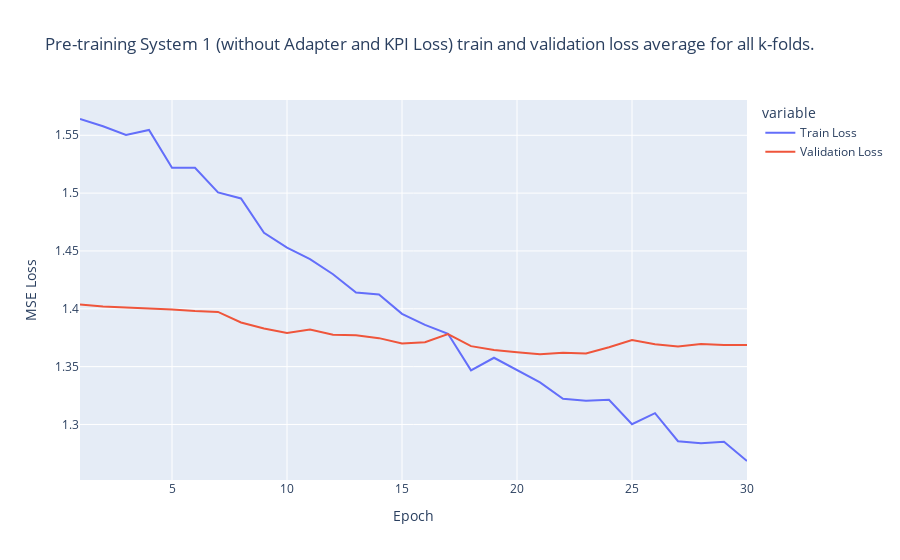

Notebook code for this chart:
### Code cell
import plotly.express as px

loss_df_merged_sys1_30 = dict_of_dfs_list["train"].merge(dict_of_dfs_list["val"], on='Step', how='inner', suffixes=("_train", "_val"))

pepare_df_to_plot(loss_df_merged_sys1_30, {"Value_train": "Train Loss", "Value_val": "Validation Loss"})

fig = px.line(loss_df_merged_sys1_30, x="Epoch", y=["Train Loss", "Validation Loss"], title=f"Pre-training System 1 (without Adapter and KPI Loss) train and validation loss average for all k-folds.")
fig.update_layout(yaxis_title="MSE Loss")

### Figure 1 — Plotly figure (JSON) as saved in the notebook; plotly's stock layout.template omitted (floating-point values rounded to 4 significant figures)
{"data": [{"hovertemplate": "variable=Train Loss<br>Epoch=%{x}<br>value=%{y}<extra></extra>", "legendgroup": "Train Loss", "line": {"color": "#636efa", "dash": "solid"}, "marker": {"symbol": "circle"}, "mode": "lines", "name": "Train Loss", "orientation": "v", "showlegend": true, "type": "scatter", "x": [1, 2, 3, 4, 5, 6, 7, 8, 9, 10, 11, 12, 13, 14, 15, 16, 17, 18, 19, 20, 21, 22, 23, 24, 25, 26, 27, 28, 29, 30], "xaxis": "x", "y": [1.564, 1.558, 1.55, 1.555, 1.522, 1.522, 1.501, 1.495, 1.466, 1.453, 1.443, 1.43, 1.414, 1.412, 1.396, 1.386, 1.378, 1.347, 1.358, 1.347, 1.336, 1.322, 1.321, 1.321, 1.3, 1.31, 1.286, 1.284, 1.285, 1.268], "yaxis": "y"}, {"hovertemplate": "variable=Validation Loss<br>Epoch=%{x}<br>value=%{y}<extra></extra>", "legendgroup": "Validation Loss", "line": {"color": "#EF553B", "dash": "solid"}, "marker": {"symbol": "circle"}, "mode": "lines", "name": "Validation Loss", "orientation": "v", "showlegend": true, "type": "scatter", "x": [1, 2, 3, 4, 5, 6, 7, 8, 9, 10, 11, 12, 13, 14, 15, 16, 17, 18, 19, 20, 21, 22, 23, 24, 25, 26, 27, 28, 29, 30], "xaxis": "x", "y": [1.404, 1.402, 1.401, 1.4, 1.399, 1.398, 1.397, 1.388, 1.383, 1.379, 1.382, 1.378, 1.377, 1.375, 1.37, 1.371, 1.378, 1.368, 1.364, 1.362, 1.361, 1.362, 1.361, 1.367, 1.373, 1.369, 1.367, 1.37, 1.369, 1.369], "yaxis": "y"}], "layout": {"legend": {"title": {"text": "variable"}, "tracegroupgap": 0}, "title": {"text": "Pre-training System 1 (without Adapter and KPI Loss) train and validation loss average for all k-folds."}, "xaxis": {"anchor": "y", "domain": [0, 1], "title": {"text": "Epoch"}}, "yaxis": {"anchor": "x", "domain": [0, 1], "title": {"text": "MSE Loss"}}}}
